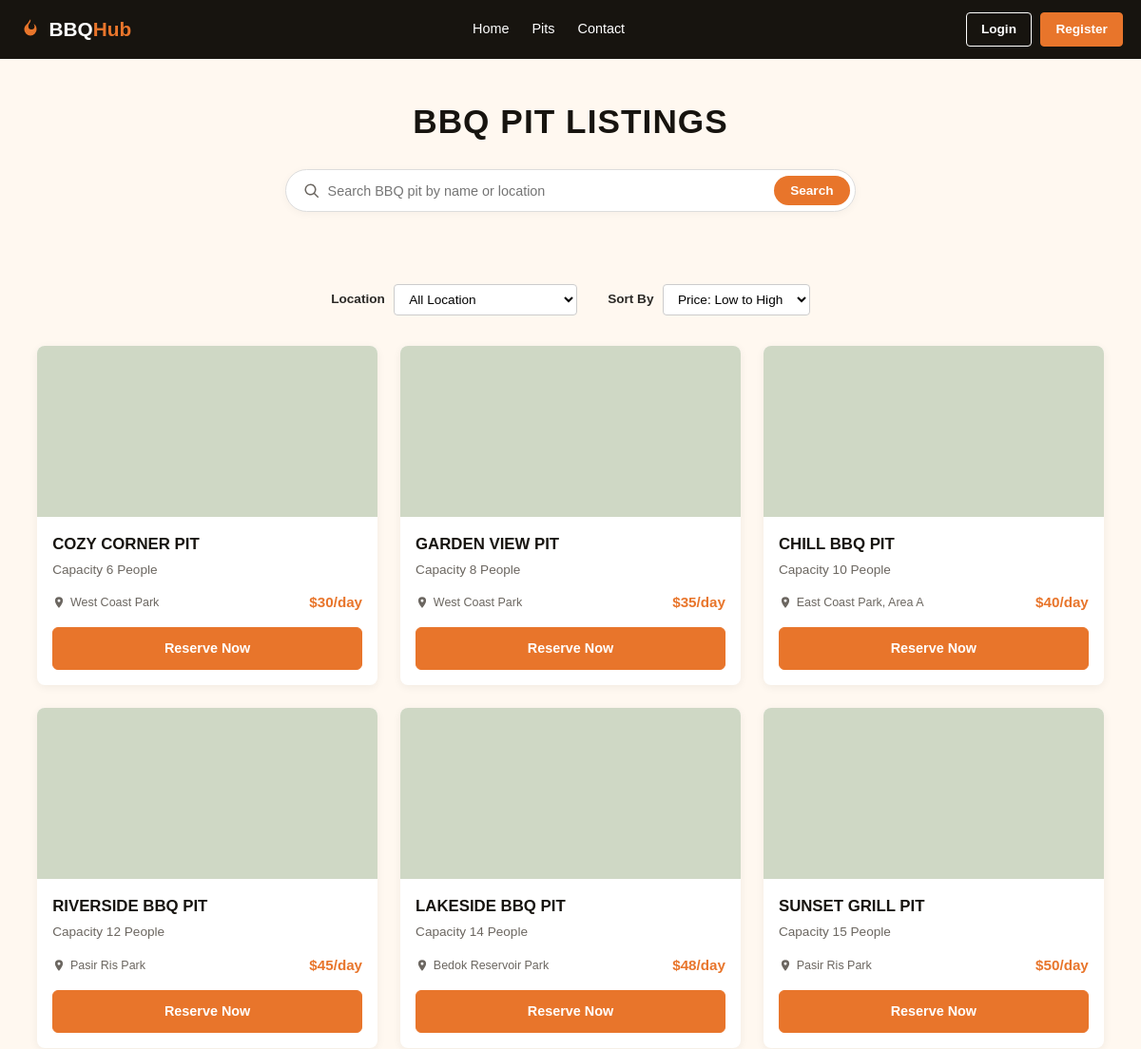
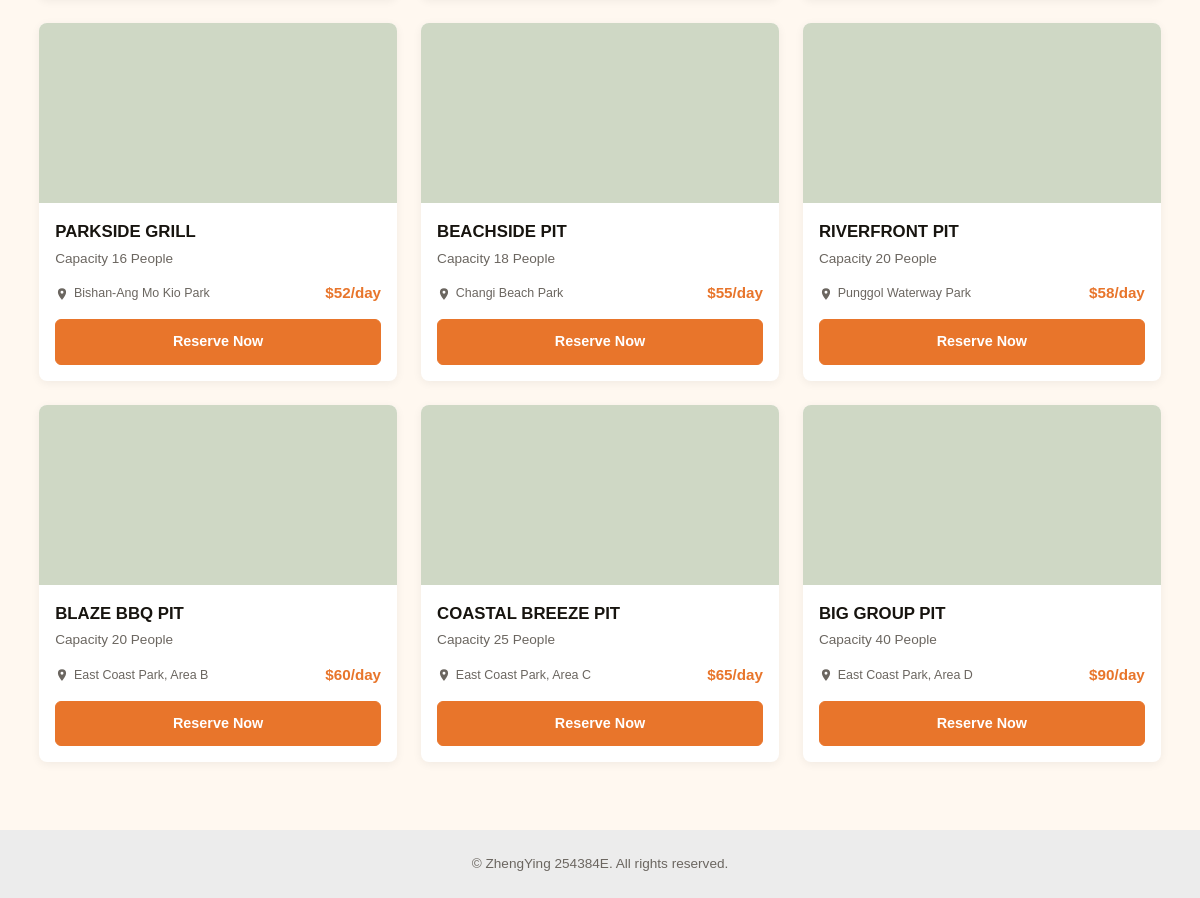
/products.php, run on the app's committed database (2 pictures, top to bottom).
### tables this page shows
CREATE TABLE bbq_pits (
    pit_id          INT AUTO_INCREMENT PRIMARY KEY,
    name            VARCHAR(100) NOT NULL,
    description     TEXT NULL,
    location        VARCHAR(150) NOT NULL,
    capacity        INT NOT NULL,
    price_per_session DECIMAL(8,2) NOT NULL,
    image_path      VARCHAR(255) NULL,
    status          ENUM('active', 'inactive') NOT NULL DEFAULT 'active',
    created_at      TIMESTAMP DEFAULT CURRENT_TIMESTAMP
);

### products.php (the view, shortened to what this page needs)
<?php
require_once 'dbinfo.php';
$search = trim($_GET['search'] ?? '');
$sort = $_GET['sort'] ?? 'price_asc';
$sql = "SELECT pit_id, name, location, capacity, price_per_session, image_path
        FROM bbq_pits
        WHERE status = 'active'";
switch ($sort) {
    case 'price_asc':
    default:
        $sql .= " ORDER BY price_per_session ASC";
        break;
}
$stmt = $mysqli->prepare($sql);
$stmt->execute();
$result = $stmt->get_result();
$pits = [];
while ($row = $result->fetch_assoc()) {
    $pits[] = $row;
}
?>
<!DOCTYPE html>
<html lang="en">
<head>
<link rel="stylesheet" href="css/css_reset.css">
<link rel="stylesheet" href="css/global.css">
<link rel="stylesheet" href="css/products.css">
</head>
<body>
<?php include_once("header.php") ?>
<section class="listings-intro">
    <h1 class="page-title">BBQ Pit Listings</h1>
    <form action="products.php" method="get" class="search-bar">
        <svg viewBox="0 0 24 24" width="18" height="18" aria-hidden="true" class="search-icon"><path fill="currentColor" d="M10 2a8 8 0 1 0 4.9 14.32l5.39 5.39 1.41-1.41-5.39-5.39A8 8 0 0 0 10 2zm0 2a6 6 0 1 1 0 12 6 6 0 0 1 0-12z"/></svg>
        <input type="text" name="search" placeholder="Search BBQ pit by name or location"
               value="<?php echo htmlspecialchars($search); ?>">
        <button type="submit" class="search-submit">Search</button>
    </form>
</section>
<main id="main">
    <form action="products.php" method="get" class="filter-bar">
        <div class="filter-group">
            <label for="location">Location</label>
            <select name="location" id="location" onchange="this.form.submit()">
                <option value="">All Location</option>
            </select>
        </div>
        <div class="filter-group">
            <label for="sort">Sort By</label>
            <select name="sort" id="sort" onchange="this.form.submit()">
                <option value="price_asc" <?php echo ($sort === 'price_asc') ? 'selected' : ''; ?>>Price: Low to High</option>
            </select>
        </div>
    </form>
    <div class="pit-grid">
        <?php if (!empty($pits)): ?>
            <?php foreach ($pits as $pit): ?>
                <div class="pit-card">
                    <div class="pit-card-image" style="background-image: url('<?php echo htmlspecialchars($pit['image_path'] ?: 'images/pit-placeholder.jpg'); ?>');"></div>
                    <div class="pit-card-body">
                        <h3><?php echo htmlspecialchars($pit['name']); ?></h3>
                        <p class="pit-capacity">Capacity <?php echo (int)$pit['capacity']; ?> People</p>
                        <div class="pit-card-footer">
                            <span class="pit-location">
                                <svg viewBox="0 0 24 24" width="14" height="14" aria-hidden="true"><path fill="currentColor" d="M12 2a7 7 0 0 0-7 7c0 5.25 7 13 7 13s7-7.75 7-13a7 7 0 0 0-7-7zm0 9.5A2.5 2.5 0 1 1 12 6.5a2.5 2.5 0 0 1 0 5z"/></svg>
                                <?php echo htmlspecialchars($pit['location']); ?>
                            </span>
                            <span class="pit-price">$<?php echo number_format($pit['price_per_session'], 0); ?>/day</span>
                        </div>
                        <a href="reservation.php?pit_id=<?php echo (int)$pit['pit_id']; ?>" class="btn btn-accent pit-reserve-btn">Reserve Now</a>
                    </div>
                </div>
            <?php endforeach; ?>
        <?php else: ?>
            <p class="no-pits">No BBQ pits match your search. Try a different keyword or filter.</p>
        <?php endif; ?>
    </div>
</main>
<?php include_once("footer.php") ?>
</body>
</html>

### header.php (shortened to what this page needs)
<header>
        <div class="header-inner">
            <a href="index.php" class="logo-link">
                <svg class="logo-flame" viewBox="0 0 24 24" width="26" height="26" aria-hidden="true">
                    <path fill="currentColor" d="M12 2c1 3-2 4-2 7a3 3 0 0 0 6 0c0-1-.5-2-1-2.5 2 1 3 3 3 5.5a6 6 0 1 1-12 0c0-4 3-5 4-7 .5-1 1-2 2-3z"/>
                </svg>
                <span class="logo-text">BBQ<span class="logo-accent">Hub</span></span>
            </a>
            <nav>
                <ul id="menu">
    <li><a href="index.php">Home</a></li>
    <li><a href="products.php">Pits</a></li>
    <?php if (!isset($_SESSION['role']) || $_SESSION['role'] !== 'admin'): ?>
        <li><a href="contact.php">Contact</a></li>
    <?php endif; ?>
</ul>
            </nav>
            <div class="header-actions">
                <?php if (isset($_SESSION['uid'])): ?>
                    <a href="account.php" class="header-greeting">Hi, <?php echo htmlspecialchars($_SESSION['username']); ?></a>
                    <a href="doLogout.php" class="btn btn-outline">Logout</a>
                <?php else: ?>
                    <a href="login.php" class="btn btn-outline">Login</a>
                    <a href="register.php" class="btn btn-accent">Register</a>
                <?php endif; ?>
            </div>
        </div>
    </header>

### footer.php
<footer>
    &copy; ZhengYing 254384E. All rights reserved.
</footer>

### css/global.css (style rules this page uses)
:root { --color-dark: #17140f; --color-accent: #E8752B; --color-accent-dark: #C9611E; --color-cream: #FFF8F0; --color-text: #2b2926; --color-muted: #6b6660; --font-display: 'Arial Narrow', Arial, sans-serif; --font-body: Arial, Helvetica, sans-serif; }
* { box-sizing: border-box; }
body { font-family: var(--font-body); color: var(--color-text); background: var(--color-cream); line-height: 1.5; margin: 0 auto; max-width: 1440px; }
a { text-decoration: none; color: inherit; }
svg { display: block; }
h1, h2, h3 { font-family: var(--font-display); color: var(--color-dark); font-weight: 700; }
p { line-height: 1.5; }
#main { padding: 20px; }
header { background: var(--color-dark); padding: 0.8rem 1.2rem; }
header .header-inner { display: flex; align-items: center; justify-content: space-between; flex-wrap: wrap; gap: 0.8rem; }
nav { display: flex; align-items: center; }
.header-actions { display: flex; align-items: center; gap: 0.6rem; flex-shrink: 0; }
.header-actions .btn { padding: 0.5em 1.1em; font-size: 0.85rem; }
.logo-link { display: flex; align-items: center; gap: 0.4rem; color: #fff; }
.logo-flame { color: var(--color-accent); }
.logo-text { font-family: var(--font-display); font-size: 1.3rem; font-weight: 600; }
.logo-accent { color: var(--color-accent); }
#menu { display: none; list-style-type: none; flex-direction: column; }
#menu li a { display: block; color: #fff; padding: 10px; border-top: 1px solid #322c24; font-size: 0.9rem; }
@media screen and (min-width: 768px) { #menu { display: flex; flex-direction: row; align-items: center; gap: 1.5rem; } }
@media screen and (min-width: 768px) { #menu li a { border-top: none; padding: 0; } }
footer { background: #ececec; text-align: center; padding: 1.5rem; color: var(--color-muted); font-size: 0.85rem; }
.button, .btn { display: inline-block; padding: 0.6em 1.2em; border-radius: 4px; font-weight: 600; font-size: 0.9rem; text-align: center; border: none; cursor: pointer; transition: background 0.2s ease, color 0.2s ease; }
.btn-accent { background: var(--color-accent); color: #fff; border: 1px solid var(--color-accent); }
.btn-outline { background: transparent; color: #fff; border: 1px solid #fff; }
.pit-grid { display: grid; grid-template-columns: 1fr; gap: 1.5rem; text-align: left; }
.pit-card { display: block; background: #fff; border-radius: 8px; overflow: hidden; box-shadow: 0 2px 10px rgba(0,0,0,0.06); color: inherit; text-decoration: none; cursor: pointer; transition: transform 0.15s ease, box-shadow 0.15s ease; }
.pit-card-image { height: 180px; background-color: #cfd8c5; background-size: cover; background-position: center; background-image: linear-gradient(160deg, #d8e0cd, #b7c4a8); }
.pit-card-body { padding: 1rem; }
.pit-card-body h3 { font-size: 1.05rem; margin-bottom: 0.3rem; text-align: left; text-transform: uppercase; }
.pit-capacity { font-size: 0.85rem; color: var(--color-muted); margin-bottom: 0.8rem; }
.pit-card-footer { display: flex; align-items: center; justify-content: space-between; }
.pit-location { display: flex; align-items: center; gap: 0.3rem; font-size: 0.78rem; color: var(--color-muted); }
.pit-price { color: var(--color-accent); font-weight: 700; font-size: 0.95rem; }
.pit-reserve-btn { display: block; width: 100%; margin-top: 0.9rem; padding: 0.75em; text-align: center; font-size: 0.9rem; border-radius: 6px; }
@media (min-width: 768px) { .pit-grid { grid-template-columns: repeat(2, 1fr); } }
@media (min-width: 1200px) { .pit-grid { grid-template-columns: repeat(3, 1fr); } }

### data on the page
bbq_pits: name "COZY CORNER PIT", capacity "6", location "West Coast Park", price_per_session "30"
bbq_pits: name "GARDEN VIEW PIT", capacity "8", location "West Coast Park", price_per_session "35"
bbq_pits: name "CHILL BBQ PIT", capacity "10", location "East Coast Park, Area A", price_per_session "40"
bbq_pits: name "RIVERSIDE BBQ PIT", capacity "12", location "Pasir Ris Park", price_per_session "45"
bbq_pits: name "LAKESIDE BBQ PIT", capacity "14", location "Bedok Reservoir Park", price_per_session "48"
bbq_pits: name "SUNSET GRILL PIT", capacity "15", location "Pasir Ris Park", price_per_session "50"
bbq_pits: name "PARKSIDE GRILL", capacity "16", location "Bishan-Ang Mo Kio Park", price_per_session "52"
bbq_pits: name "BEACHSIDE PIT", capacity "18", location "Changi Beach Park", price_per_session "55"
bbq_pits: name "RIVERFRONT PIT", capacity "20", location "Punggol Waterway Park", price_per_session "58"
bbq_pits: name "BLAZE BBQ PIT", capacity "20", location "East Coast Park, Area B", price_per_session "60"
bbq_pits: name "COASTAL BREEZE PIT", capacity "25", location "East Coast Park, Area C", price_per_session "65"
bbq_pits: name "BIG GROUP PIT", capacity "40", location "East Coast Park, Area D", price_per_session "90"
